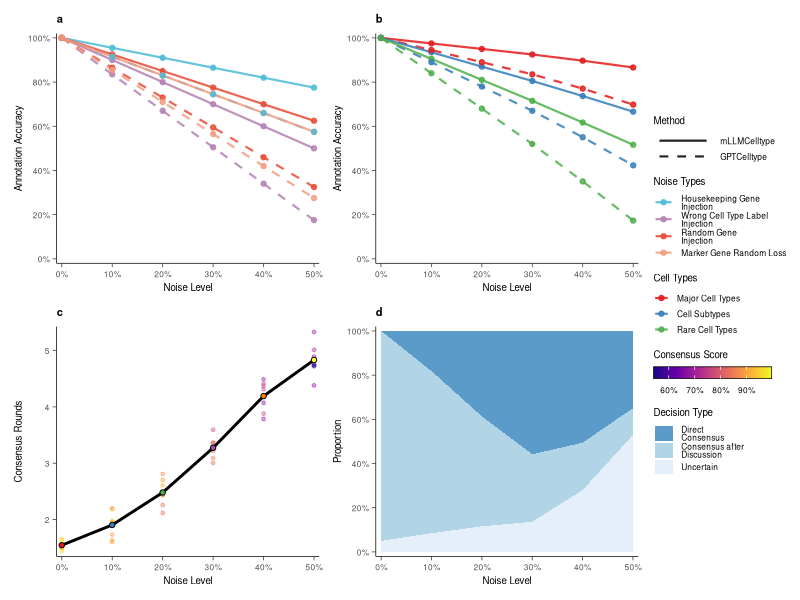
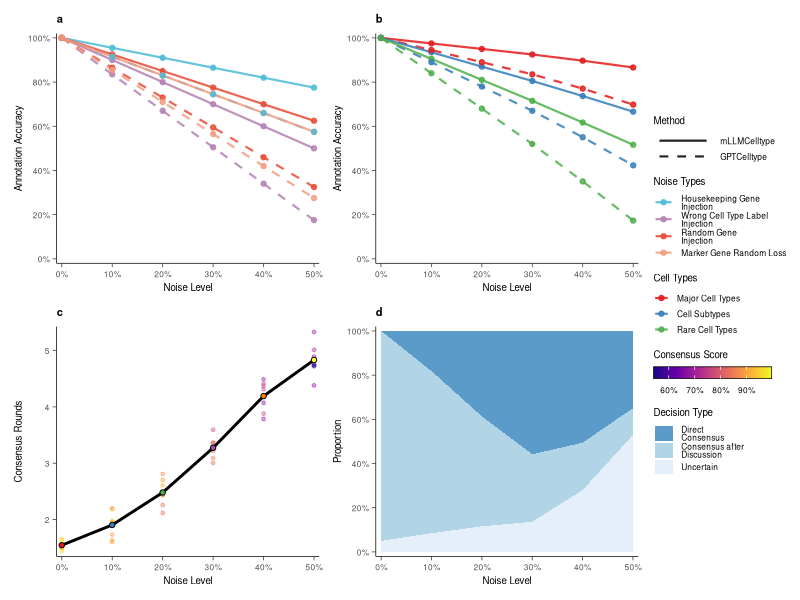

R code for these plots, in order:
library(ggplot2)
library(dplyr)
library(tidyr)
library(patchwork)
library(scales)
library(gridExtra)

# Set theme for Nature Methods style
theme_nature <- function() {
  theme_classic() +
    theme(
      axis.title = element_text(size = 7),
      axis.text = element_text(size = 6),
      axis.line = element_line(linewidth = 0.25),
      axis.ticks = element_line(linewidth = 0.25),
      axis.ticks.length = unit(0.1, "cm"),
      plot.margin = margin(t = 10, r = 10, b = 10, l = 10),
      plot.title = element_text(size = 8, face = "bold"),
      legend.title = element_text(size = 7),
      legend.text = element_text(size = 6),
      legend.key.size = unit(0.4, "cm"),
      strip.text = element_text(size = 7),
      strip.background = element_blank()
    )
}

# Plot a: Different types of noise
noise_levels <- seq(0, 50, by = 10)
noise_data <- expand.grid(
  noise_level = noise_levels,
  noise_type = c("Housekeeping Gene Injection", "Wrong Cell Type Label Injection",
                 "Random Gene Injection", "Marker Gene Random Loss"),
  model = c("LLMCelltype", "GPTCelltype")
) %>%
  mutate(
    accuracy = case_when(
      # LLMCelltype performance
      model == "LLMCelltype" & noise_type == "Housekeeping Gene Injection" ~ 100 - noise_level * 0.45,
      model == "LLMCelltype" & noise_type == "Wrong Cell Type Label Injection" ~ 100 - noise_level * 1.0,
      model == "LLMCelltype" & noise_type == "Random Gene Injection" ~ 100 - noise_level * 0.75,
      model == "LLMCelltype" & noise_type == "Marker Gene Random Loss" ~ 100 - noise_level * 0.85,

      # GPTCelltype performance (significantly worse than LLMCelltype)
      model == "GPTCelltype" & noise_type == "Housekeeping Gene Injection" ~ 100 - noise_level * 0.85,
      model == "GPTCelltype" & noise_type == "Wrong Cell Type Label Injection" ~ 100 - noise_level * 1.65,
      model == "GPTCelltype" & noise_type == "Random Gene Injection" ~ 100 - noise_level * 1.35,
      model == "GPTCelltype" & noise_type == "Marker Gene Random Loss" ~ 100 - noise_level * 1.45
    )
  )

# Plot a: Keep the Method legend in this plot
p1 <- ggplot(noise_data, aes(x = noise_level, y = accuracy, color = noise_type, linetype = model)) +
  geom_line(linewidth = 0.75, alpha = 0.85) +
  geom_point(size = 1.5, alpha = 0.85) +
  scale_color_manual(
    values = c("Housekeeping Gene Injection" = "#4DBBD5",        # blue
               "Wrong Cell Type Label Injection" = "#B381B3",    # purple
               "Random Gene Injection" = "#E64B35",              # red
               "Marker Gene Random Loss" = "#F39B7F"),           # yellow/orange
    name = "Noise Types",
    labels = function(x) gsub(" Injection", "\nInjection", x),
    guide = guide_legend(
      ncol = 1,
      byrow = TRUE,
      keyheight = unit(0.8, "lines"),
      keywidth = unit(1, "lines"),
      label.hjust = 0,
      label.vjust = 0.5,
      label.theme = element_text(lineheight = 0.8),
      spacing.y = unit(0.4, "cm")
    )
  ) +
  scale_linetype_manual(
    values = c("solid", "dashed"),
    name = "Method",
    labels = c("mLLMCelltype", "GPTCelltype"),
    guide = guide_legend(
      keywidth = unit(1.5, "cm"),  # 加宽图例key以清晰显示虚线
      keyheight = unit(0.4, "cm")
    )
  ) +
  scale_x_continuous(
    breaks = noise_levels,
    labels = function(x) paste0(x, "%"),
    expand = c(0.02, 0.02)
  ) +
  scale_y_continuous(
    limits = c(0, 100),
    breaks = seq(0, 100, 20),
    labels = function(x) paste0(x, "%"),
    expand = c(0.02, 0.02)
  ) +
  labs(
    title = "a",
    x = "Noise Level",
    y = "Annotation Accuracy"
  ) +
  theme_nature() +
  theme(
    legend.position = "right",
    legend.justification = "center",
    legend.spacing.y = unit(0.2, "cm"),
    legend.key.size = unit(0.5, "cm")
  )

# Plot b: Cell type difficulty
cell_data <- expand.grid(
  noise_level = noise_levels,
  cell_type = c("Major Cell Types", "Cell Subtypes", "Rare Cell Types"),
  model = c("LLMCelltype", "GPTCelltype")
) %>%
  mutate(
    # Base decay rates for LLMCelltype
    llm_base_decay = case_when(
      cell_type == "Major Cell Types" ~ 0.25,
      cell_type == "Cell Subtypes" ~ 0.65,
      cell_type == "Rare Cell Types" ~ 0.95
    ),
    # Base decay rates for GPTCelltype (significantly worse performance)
    gpt_base_decay = case_when(
      cell_type == "Major Cell Types" ~ 0.55,
      cell_type == "Cell Subtypes" ~ 1.10,
      cell_type == "Rare Cell Types" ~ 1.60
    ),
    # Apply the appropriate decay rate based on model
    base_decay = ifelse(model == "LLMCelltype", llm_base_decay, gpt_base_decay),
    # Calculate accuracy
    accuracy = 100 - noise_level * base_decay -
      ifelse(noise_level > 30, (noise_level - 30)^1.5 * ifelse(model == "LLMCelltype", 0.01, 0.03), 0)
  )

# Plot b: Hide the Method legend in this plot
p2 <- ggplot(cell_data, aes(x = noise_level, y = accuracy, color = cell_type, linetype = model)) +
  geom_line(linewidth = 0.75, alpha = 0.85) +
  geom_point(size = 1.5, alpha = 0.85) +
  scale_color_brewer(
    palette = "Set1",
    name = "Cell Types"
  ) +
  scale_linetype_manual(
    values = c("solid", "dashed"),
    name = "Method",
    labels = c("LLMCelltype", "GPTCelltype"),
    guide = "none"  # Hide the linetype legend in plot b
  ) +
  scale_x_continuous(
    breaks = noise_levels,
    labels = function(x) paste0(x, "%"),
    expand = c(0.02, 0.02)
  ) +
  scale_y_continuous(
    limits = c(0, 100),
    breaks = seq(0, 100, 20),
    labels = function(x) paste0(x, "%"),
    expand = c(0.02, 0.02)
  ) +
  labs(
    title = "b",
    x = "Noise Level",
    y = "Annotation Accuracy"
  ) +
  theme_nature() +
  theme(
    legend.position = "right",
    legend.justification = "center"
  )

# Plot c: LLM consensus analysis
set.seed(42)
# 为每个噪声水平生成多个样本点以显示误差范围
consensus_samples <- lapply(noise_levels, function(nl) {
  n_samples <- 8
  data.frame(
    noise_level = nl,
    rounds = rnorm(n_samples,
                   mean = case_when(
                     nl == 0 ~ 1.5,
                     nl == 10 ~ 2.0,
                     nl == 20 ~ 2.6,
                     nl == 30 ~ 3.2,
                     nl == 40 ~ 4.1,
                     nl == 50 ~ 4.8
                   ),
                   sd = 0.1 + nl * 0.005),  # 随噪声增加而增加变异
    consensus = pmin(pmax(rnorm(n_samples,
                              mean = case_when(
                                nl == 0 ~ 0.95,
                                nl == 10 ~ 0.91,
                                nl == 20 ~ 0.86,
                                nl == 30 ~ 0.80,
                                nl == 40 ~ 0.72,
                                nl == 50 ~ 0.62
                              ),
                              sd = 0.02 + nl * 0.001), 0), 1)  # 限制在0-1之间
  )
}) %>% bind_rows()

# 计算每个噪声水平的平均值
consensus_data <- consensus_samples %>%
  group_by(noise_level) %>%
  summarise(
    rounds = mean(rounds),
    consensus = mean(consensus),
    .groups = 'drop'
  ) %>%
  mutate(
    # 非线性准确率下降，稍微调整系数
    accuracy = 95 - noise_level * 0.4 -
      ifelse(noise_level > 30, (noise_level - 30)^1.5 * 0.02, 0)
  )

p3 <- ggplot() +
  # 添加误差范围的散点 - 使用颜色渐变表示共识分数
  geom_point(data = consensus_samples,
             aes(x = noise_level, y = rounds, colour = consensus),
             size = 1, alpha = 0.4) +
  # 加粗主要趋势线
  geom_line(data = consensus_data,
            aes(x = noise_level, y = rounds),
            linewidth = 1, color = "black") +
  # 主要趋势点 - 使用固定大小和不同颜色
  geom_point(data = consensus_data,
             aes(x = noise_level, y = rounds, fill = factor(noise_level)),
             size = 1.5, shape = 21, color = "black", stroke = 0.5) +
  # 背景点的颜色渐变
  scale_colour_viridis_c(
    option = "plasma",
    name = "Consensus Score",
    labels = scales::percent_format(accuracy = 1),
    guide = guide_colorbar(
      frame.colour = "black",
      frame.linewidth = 0.25,
      ticks.linewidth = 0.25,
      barwidth = unit(3, "cm"),
      barheight = unit(0.3, "cm"),
      direction = "horizontal",
      title.position = "top",
      title.hjust = 0
    )
  ) +
  # 主要点的填充颜色，但不显示图例
  scale_fill_brewer(
    palette = "Set1",
    name = "Noise Level",
    labels = function(x) paste0(x, "%"),
    guide = "none"  # 移除图例
  ) +
  scale_x_continuous(
    breaks = noise_levels,
    labels = function(x) paste0(x, "%"),
    expand = c(0.02, 0.02)
  ) +
  scale_y_continuous(
    breaks = seq(1, 5, 1),
    expand = c(0.02, 0.02)
  ) +
  labs(
    title = "c",
    x = "Noise Level",
    y = "Consensus Rounds"
  ) +
  theme_nature() +
  theme(
    legend.box = "vertical",
    legend.spacing = unit(0.2, "cm"),
    legend.margin = margin(t = 0, r = 0, b = 0, l = 0),
    legend.box.margin = margin(t = 0, r = 0, b = 0, l = 0)
  )

# Plot d: System decision behavior
decision_data <- data.frame(
  noise_level = rep(noise_levels, each = 3),
  decision_type = rep(c("Direct Consensus", "Consensus after Discussion", "Uncertain"),
                     times = length(noise_levels))
) %>%
  group_by(noise_level) %>%
  mutate(
    proportion = case_when(
      # 更陡峭的直接共识下降
      decision_type == "Direct Consensus" ~
        95 * exp(-noise_level * 0.045),  # 稍微加快衰减

      # 先上升后下降的讨论后共识
      decision_type == "Consensus after Discussion" ~
        ifelse(noise_level <= 30,
               noise_level * 1.5,
               45 - (noise_level - 30) * 0.8),  # 加快高噪声时的下降

      # 高噪声时更快速增加的不确定性
      TRUE ~
        5 + ifelse(noise_level <= 30,
                   noise_level * 0.2,
                   6 + (noise_level - 30)^1.8 * 0.15)  # 增加指数和系数
    )
  ) %>%
  group_by(noise_level) %>%
  # 确保每个noise level的总和为100%
  mutate(
    total = sum(proportion),
    proportion = proportion / total * 100
  )

p4 <- ggplot(decision_data,
       aes(x = noise_level, y = proportion, fill = decision_type)) +
  geom_area(alpha = 0.8) +
  scale_fill_brewer(
    palette = "Blues",
    name = "Decision Type",
    labels = c("Direct\nConsensus", "Consensus after\nDiscussion", "Uncertain"),
    direction = -1,  # 反转颜色顺序，使深色对应Direct Consensus
    guide = guide_legend(
      ncol = 1,
      byrow = TRUE,
      keyheight = unit(0.8, "lines"),
      keywidth = unit(1, "lines"),
      label.hjust = 0,
      label.vjust = 0.5,
      label.theme = element_text(lineheight = 0.8),
      spacing.y = unit(0.4, "cm")
    )
  ) +
  scale_x_continuous(
    breaks = noise_levels,
    labels = function(x) paste0(x, "%"),
    expand = c(0.02, 0.02)
  ) +
  scale_y_continuous(
    breaks = seq(0, 100, 20),
    labels = function(x) paste0(x, "%"),
    expand = c(0.02, 0.02)
  ) +
  labs(
    title = "d",
    x = "Noise Level",
    y = "Proportion"
  ) +
  theme_nature() +
  theme(
    legend.position = "right",
    legend.justification = "center",
    legend.spacing.y = unit(0.2, "cm"),
    legend.key.size = unit(0.5, "cm")
  )

# Combine plots
combined_plot <- (p1 + p2) / (p3 + p4) +
  plot_layout(
    guides = "collect",
    heights = c(1, 1)
  ) &
  theme(
    plot.margin = margin(t = 5, r = 5, b = 5, l = 5),
    legend.position = "right",
    legend.box = "vertical",
    legend.spacing = unit(0.3, "cm"),
    legend.margin = margin(t = 0, r = 0, b = 0, l = 0)
  )



# Save plots
ggsave(
  "manuscript/figures/figure5.pdf",
  combined_plot,
  width = 180,
  height = 130,
  units = "mm",
  dpi = 300
)

ggsave(
  "manuscript/figures/figure5.png",
  combined_plot,
  width = 180,
  height = 130,
  units = "mm",
  dpi = 300
)
